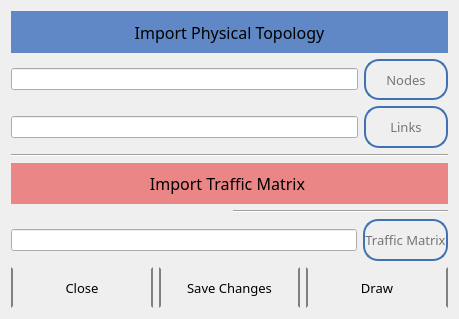
<?xml version="1.0" encoding="UTF-8"?>
<ui version="4.0">
 <class>ImportMenuUI</class>
 <widget class="QWidget" name="ImportMenuUI">
  <property name="geometry">
   <rect>
    <x>0</x>
    <y>0</y>
    <width>459</width>
    <height>319</height>
   </rect>
  </property>
  <property name="windowTitle">
   <string>ImportMenuUI</string>
  </property>
  <layout class="QGridLayout" name="gridLayout">
   <item row="0" column="0" colspan="2">
    <widget class="QLabel" name="PlanningLabel">
     <property name="font">
      <font>
       <family>Bahnschrift SemiBold Condensed</family>
       <pointsize>12</pointsize>
       <weight>7</weight>
       <italic>false</italic>
       <bold>false</bold>
       <underline>false</underline>
       <strikeout>false</strikeout>
       <kerning>true</kerning>
      </font>
     </property>
     <property name="styleSheet">
      <string notr="true">QLabel {
  
	
	font: 63 12pt &quot;Bahnschrift SemiBold Condensed&quot;;
	background-color:  #6088C6;
}</string>
     </property>
     <property name="text">
      <string>Import Physical Topology</string>
     </property>
     <property name="alignment">
      <set>Qt::AlignCenter</set>
     </property>
    </widget>
   </item>
   <item row="1" column="0" colspan="2">
    <layout class="QHBoxLayout" name="horizontalLayout">
     <item>
      <widget class="QLineEdit" name="NodeLineEdit"/>
     </item>
     <item>
      <widget class="QPushButton" name="NodeButton">
       <property name="maximumSize">
        <size>
         <width>999</width>
         <height>999</height>
        </size>
       </property>
       <property name="font">
        <font>
         <family>Bahnschrift Condensed</family>
         <pointsize>10</pointsize>
         <weight>9</weight>
         <italic>false</italic>
         <bold>false</bold>
        </font>
       </property>
       <property name="styleSheet">
        <string notr="true">QPushButton {
	
	
	font: 75 10pt &quot;Bahnschrift Condensed&quot;;
	
	color: rgb(117, 117, 117);
    border: 2px solid #8f8f91; min-width: 80px;
	border-color: #4072B3; 
    border-radius: 15px;
}

QPushButton:pressed {
    background-color: qlineargradient(x1: 0, y1: 0, x2: 0, y2: 1,
                                      stop: 0 #dadbde, stop: 1 #f6f7fa);
} 


QPushButton:flat {
    border: none; /* no border for a flat push button */
}

QPushButton:default {
    border-color: navy; /* make the default button prominent */
}</string>
       </property>
       <property name="text">
        <string>Nodes</string>
       </property>
      </widget>
     </item>
    </layout>
   </item>
   <item row="2" column="0" colspan="2">
    <layout class="QHBoxLayout" name="horizontalLayout_3">
     <item>
      <widget class="QLineEdit" name="LinkLineEdit"/>
     </item>
     <item>
      <widget class="QPushButton" name="LinkButton">
       <property name="maximumSize">
        <size>
         <width>999</width>
         <height>999</height>
        </size>
       </property>
       <property name="font">
        <font>
         <family>Bahnschrift Condensed</family>
         <pointsize>10</pointsize>
         <weight>9</weight>
         <italic>false</italic>
         <bold>false</bold>
        </font>
       </property>
       <property name="styleSheet">
        <string notr="true">QPushButton {
	
	
	font: 75 10pt &quot;Bahnschrift Condensed&quot;;
	
	color: rgb(117, 117, 117);
    border: 2px solid #8f8f91; min-width: 80px;
	border-color: #4072B3; 
    border-radius: 15px;
}

QPushButton:pressed {
    background-color: qlineargradient(x1: 0, y1: 0, x2: 0, y2: 1,
                                      stop: 0 #dadbde, stop: 1 #f6f7fa);
} 


QPushButton:flat {
    border: none; /* no border for a flat push button */
}

QPushButton:default {
    border-color: navy; /* make the default button prominent */
}</string>
       </property>
       <property name="text">
        <string>Links</string>
       </property>
      </widget>
     </item>
    </layout>
   </item>
   <item row="3" column="0" colspan="2">
    <widget class="Line" name="line_2">
     <property name="orientation">
      <enum>Qt::Horizontal</enum>
     </property>
    </widget>
   </item>
   <item row="5" column="1">
    <widget class="Line" name="line">
     <property name="orientation">
      <enum>Qt::Horizontal</enum>
     </property>
    </widget>
   </item>
   <item row="6" column="0" colspan="2">
    <layout class="QHBoxLayout" name="horizontalLayout_2">
     <item>
      <widget class="QLineEdit" name="TrafficLineEdit"/>
     </item>
     <item>
      <widget class="QPushButton" name="TrafficButton">
       <property name="maximumSize">
        <size>
         <width>999</width>
         <height>999</height>
        </size>
       </property>
       <property name="font">
        <font>
         <family>Bahnschrift Condensed</family>
         <pointsize>10</pointsize>
         <weight>9</weight>
         <italic>false</italic>
         <bold>false</bold>
        </font>
       </property>
       <property name="styleSheet">
        <string notr="true">QPushButton {
	
	
	font: 75 10pt &quot;Bahnschrift Condensed&quot;;
	
	color: rgb(117, 117, 117);
    border: 2px solid #8f8f91; min-width: 80px;
	border-color: #4072B3; 
    border-radius: 15px;
}

QPushButton:pressed {
    background-color: qlineargradient(x1: 0, y1: 0, x2: 0, y2: 1,
                                      stop: 0 #dadbde, stop: 1 #f6f7fa);
} 


QPushButton:flat {
    border: none; /* no border for a flat push button */
}

QPushButton:default {
    border-color: navy; /* make the default button prominent */
}</string>
       </property>
       <property name="text">
        <string>Traffic Matrix</string>
       </property>
      </widget>
     </item>
    </layout>
   </item>
   <item row="7" column="0" colspan="2">
    <layout class="QGridLayout" name="gridLayout_2">
     <item row="0" column="1">
      <widget class="QPushButton" name="SaveChangesBitton">
       <property name="maximumSize">
        <size>
         <width>165</width>
         <height>100</height>
        </size>
       </property>
       <property name="font">
        <font>
         <family>Bahnschrift Condensed</family>
         <pointsize>10</pointsize>
         <weight>9</weight>
         <italic>false</italic>
         <bold>false</bold>
        </font>
       </property>
       <property name="styleSheet">
        <string notr="true">QPushButton {
	
	
	 
    font: 75 10pt &quot;Bahnschrift Condensed&quot;;
	
	
    border:2px solid black; min-width: 80px;
	border-color: dark gray; 
    border-radius: 25px;
}

QPushButton:pressed,hover {
    background-color: #EB8686; 
}
QPushButton:hover {
    background-color: #Eb8686; 
}
QPushButton:flat {
    border: none; /* no border for a flat push button */
}

QPushButton:default {
    border-color: navy; /* make the default button prominent */
}</string>
       </property>
       <property name="text">
        <string>Save Changes</string>
       </property>
      </widget>
     </item>
     <item row="0" column="2">
      <widget class="QPushButton" name="DrawButton">
       <property name="maximumSize">
        <size>
         <width>165</width>
         <height>100</height>
        </size>
       </property>
       <property name="font">
        <font>
         <family>Bahnschrift Condensed</family>
         <pointsize>10</pointsize>
         <weight>9</weight>
         <italic>false</italic>
         <bold>false</bold>
        </font>
       </property>
       <property name="styleSheet">
        <string notr="true">QPushButton {
	
	
	 
    font: 75 10pt &quot;Bahnschrift Condensed&quot;;
	
	
    border:2px solid black; min-width: 80px;
	border-color: dark gray; 
    border-radius: 25px;
}

QPushButton:pressed,hover {
    background-color: #EB8686; 
}
QPushButton:hover {
    background-color: #AEC4E5; 
}
QPushButton:flat {
    border: none; /* no border for a flat push button */
}

QPushButton:default {
    border-color: navy; /* make the default button prominent */
}</string>
       </property>
       <property name="text">
        <string>Draw</string>
       </property>
      </widget>
     </item>
     <item row="0" column="0">
      <widget class="QPushButton" name="CloseButton">
       <property name="maximumSize">
        <size>
         <width>165</width>
         <height>100</height>
        </size>
       </property>
       <property name="font">
        <font>
         <family>Bahnschrift Condensed</family>
         <pointsize>10</pointsize>
         <weight>9</weight>
         <italic>false</italic>
         <bold>false</bold>
        </font>
       </property>
       <property name="styleSheet">
        <string notr="true">QPushButton {
	
	
	 
    font: 75 10pt &quot;Bahnschrift Condensed&quot;;
	
	
    border:2px solid black; min-width: 80px;
	border-color: dark gray; 
    border-radius: 25px;
}

QPushButton:pressed,hover {
    background-color: #EB8686; 
}
QPushButton:hover {
    background-color: #c0c0c0; 
}
QPushButton:flat {
    border: none; /* no border for a flat push button */
}

QPushButton:default {
    border-color: navy; /* make the default button prominent */
}</string>
       </property>
       <property name="text">
        <string>Close</string>
       </property>
      </widget>
     </item>
    </layout>
   </item>
   <item row="4" column="0" colspan="2">
    <widget class="QLabel" name="label">
     <property name="font">
      <font>
       <family>Bahnschrift SemiBold Condensed</family>
       <pointsize>12</pointsize>
       <weight>7</weight>
       <italic>false</italic>
       <bold>false</bold>
      </font>
     </property>
     <property name="styleSheet">
      <string notr="true">  QLabel {
	
	font: 63 12pt &quot;Bahnschrift SemiBold Condensed&quot;;
   
  
	background-color: rgb(235, 134, 134);
}</string>
     </property>
     <property name="text">
      <string>Import Traffic Matrix </string>
     </property>
     <property name="alignment">
      <set>Qt::AlignCenter</set>
     </property>
    </widget>
   </item>
  </layout>
 </widget>
 <resources/>
 <connections/>
</ui>
